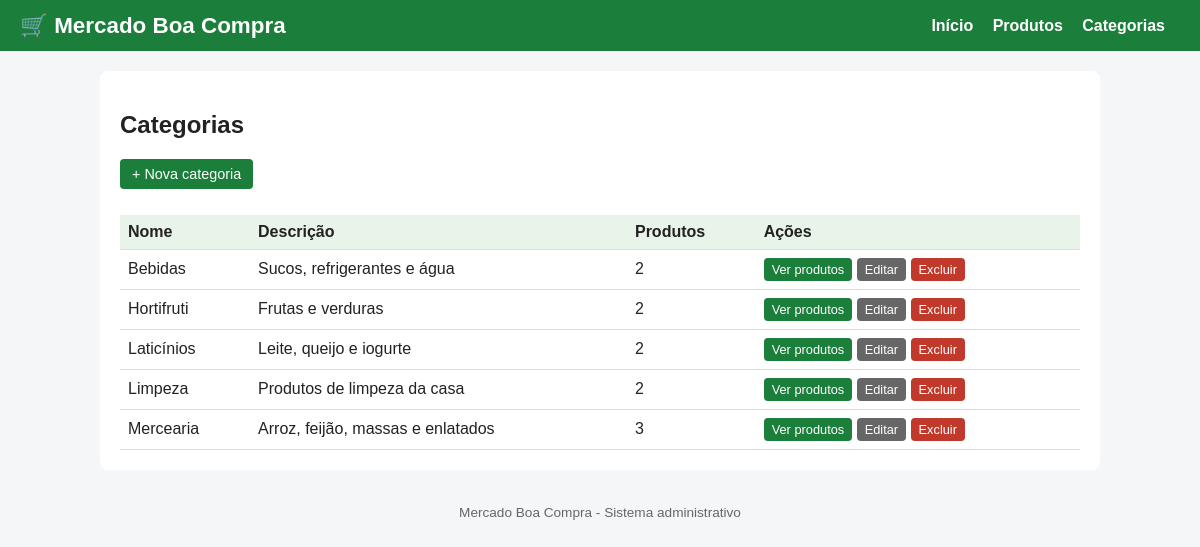
Page /categorias.php on the committed database.
### tables this page shows
CREATE TABLE categorias (
  id INT AUTO_INCREMENT PRIMARY KEY,
  nome VARCHAR(80) NOT NULL UNIQUE,
  descricao VARCHAR(255) NULL
);

### funcoes.php (called while the page is built, shortened)
<?php
function e($v) { return htmlspecialchars((string)$v, ENT_QUOTES, 'UTF-8'); }

### categorias.php (the view, shortened to what this page needs)
<?php
require 'conexao.php';
require 'funcoes.php';
$cats = $pdo->query("SELECT c.*, (SELECT COUNT(*) FROM produtos p WHERE p.categoria_id = c.id) AS total
                     FROM categorias c ORDER BY c.nome")->fetchAll();
require 'cabecalho.php';
?>
<h2>Categorias</h2>
<p><a class="btn" href="categoria_form.php">+ Nova categoria</a></p>
<?php if (!$cats): ?>
  <div class="msg aviso">Nenhuma categoria cadastrada.</div>
<?php else: ?>
<div class="tabela-wrap">
<table>
  <tr><th>Nome</th><th>Descrição</th><th>Produtos</th><th>Ações</th></tr>
  <?php foreach ($cats as $c): ?>
  <tr>
    <td><?= e($c['nome']) ?></td>
    <td><?= e($c['descricao']) ?></td>
    <td><?= (int)$c['total'] ?></td>
    <td class="acoes">
      <a class="btn peq" href="produtos.php?categoria=<?= (int)$c['id'] ?>">Ver produtos</a>
      <a class="btn peq sec" href="categoria_form.php?id=<?= (int)$c['id'] ?>">Editar</a>
      <a class="btn peq perigo" href="categoria_excluir.php?id=<?= (int)$c['id'] ?>">Excluir</a>
    </td>
  </tr>
  <?php endforeach; ?>
</table>
</div>
<?php endif; ?>
<?php require 'rodape.php'; ?>

### estilo.css (style rules this page uses)
* { box-sizing: border-box; }
body { font-family: Arial, sans-serif; margin: 0; background: #f4f6f8; color: #222; }
table { width: 100%; border-collapse: collapse; margin-top: 10px; }
th, td { padding: 8px; border-bottom: 1px solid #ddd; text-align: left; }
th { background: #e8f3ea; }
.tabela-wrap { overflow-x: auto; }
.btn { display: inline-block; padding: 7px 12px; background: #1b7f3b; color: #fff; border: 0; border-radius: 4px; text-decoration: none; cursor: pointer; font-size: .9rem; }
.btn.sec { background: #666; }
.btn.perigo { background: #c0392b; }
.btn.peq { padding: 4px 8px; font-size: .8rem; }
.acoes { white-space: nowrap; }

### rows in the picture
categorias: nome "Bebidas", descricao "Sucos, refrigerantes e água", total "2"
categorias: nome "Hortifruti", descricao "Frutas e verduras", total "2"
categorias: nome "Laticínios", descricao "Leite, queijo e iogurte", total "2"
categorias: nome "Limpeza", descricao "Produtos de limpeza da casa", total "2"
categorias: nome "Mercearia", descricao "Arroz, feijão, massas e enlatados", total "3"
